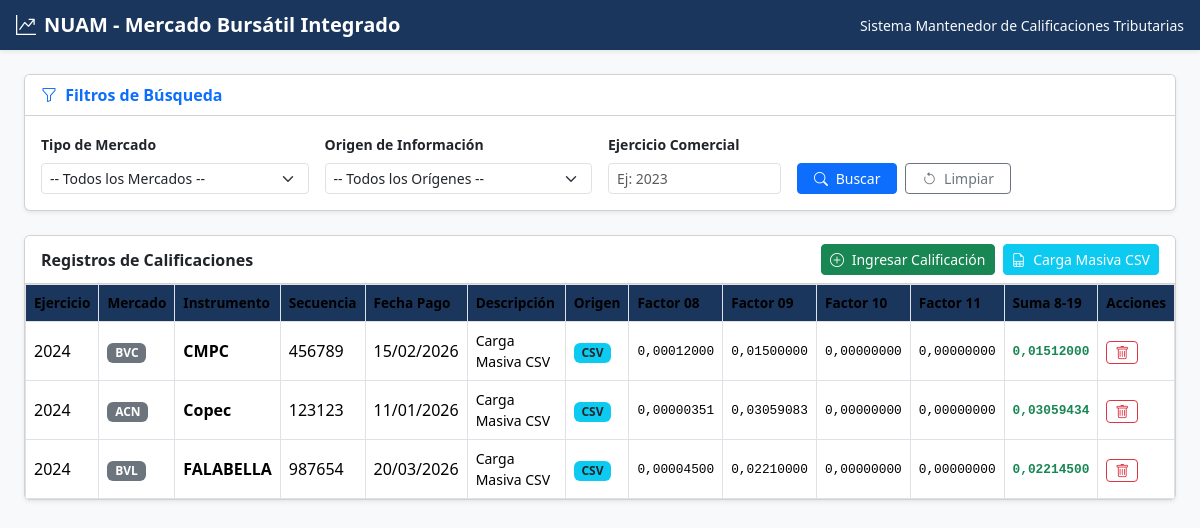
The page / on the database its author committed.
### calificaciones/models.py (models this page shows, shortened)
class CalificacionTributaria(models.Model):
    MERCADO_CHOICES = [
        ('ACN', 'Acciones'),
        ('CFI', 'CFI'),
        ('FM', 'Fondos Mutuos'),
    ]
    ORIGEN_CHOICES = [
        ('BOLSA', 'Bolsa'),
        ('CORREDOR', 'Corredor'),
        ('CSV', 'Archivo CSV'),
    ]
    TIPO_SOCIEDAD_CHOICES = [
        ('A', 'Abierta'),
        ('C', 'Cerrada'),
    ]
    ejercicio = models.IntegerField(help_text="Año comercial, ej: 2023, 2024")
    mercado = models.CharField(max_length=3, choices=MERCADO_CHOICES)
    instrumento = models.CharField(max_length=50, help_text="Nombre o nemotécnico, ej: Copec")
    secuencia_evento = models.BigIntegerField(help_text="Secuencia numérica superior a 10.000")
    numero_dividendo = models.IntegerField(default=0)
    fecha_pago = models.DateField()
    valor_historico = models.DecimalField(max_digits=18, decimal_places=4, default=Decimal('0.0000'))
    tipo_sociedad = models.CharField(max_length=1, choices=TIPO_SOCIEDAD_CHOICES, default='A')
    descripcion = models.CharField(max_length=255)
    acogido_isfut = models.BooleanField(default=False)
    factor_actualizacion = models.DecimalField(max_digits=10, decimal_places=8, default=Decimal('0.00000000'))
    origen = models.CharField(max_length=10, choices=ORIGEN_CHOICES, default='CORREDOR')
    fecha_creacion = models.DateTimeField(auto_now_add=True)
    fecha_modificacion = models.DateTimeField(auto_now=True)
    class Meta:
        unique_together = ('ejercicio', 'mercado', 'instrumento', 'secuencia_evento', 'origen')
        ordering = ['-ejercicio', 'instrumento']

class FactorTributario(models.Model):
    calificacion = models.OneToOneField(
        CalificacionTributaria,
        on_delete=models.CASCADE,
        related_name='factores'
    )
    factor_08 = models.DecimalField(max_digits=18, decimal_places=8, default=Decimal('0.00000000'))
    factor_09 = models.DecimalField(max_digits=18, decimal_places=8, default=Decimal('0.00000000'))
    factor_10 = models.DecimalField(max_digits=18, decimal_places=8, default=Decimal('0.00000000'))
    factor_11 = models.DecimalField(max_digits=18, decimal_places=8, default=Decimal('0.00000000'))
    factor_12 = models.DecimalField(max_digits=18, decimal_places=8, default=Decimal('0.00000000'))
    factor_13 = models.DecimalField(max_digits=18, decimal_places=8, default=Decimal('0.00000000'))
    factor_14 = models.DecimalField(max_digits=18, decimal_places=8, default=Decimal('0.00000000'))
    factor_15 = models.DecimalField(max_digits=18, decimal_places=8, default=Decimal('0.00000000'))
    factor_16 = models.DecimalField(max_digits=18, decimal_places=8, default=Decimal('0.00000000'))
    factor_17 = models.DecimalField(max_digits=18, decimal_places=8, default=Decimal('0.00000000'))
    factor_18 = models.DecimalField(max_digits=18, decimal_places=8, default=Decimal('0.00000000'))
    factor_19 = models.DecimalField(max_digits=18, decimal_places=8, default=Decimal('0.00000000'))
    factor_20 = models.DecimalField(max_digits=18, decimal_places=8, default=Decimal('0.00000000'))
    factor_21 = models.DecimalField(max_digits=18, decimal_places=8, default=Decimal('0.00000000'))
    factor_22 = models.DecimalField(max_digits=18, decimal_places=8, default=Decimal('0.00000000'))
    factor_23 = models.DecimalField(max_digits=18, decimal_places=8, default=Decimal('0.00000000'))
    factor_24 = models.DecimalField(max_digits=18, decimal_places=8, default=Decimal('0.00000000'))
    factor_25 = models.DecimalField(max_digits=18, decimal_places=8, default=Decimal('0.00000000'))
    factor_26 = models.DecimalField(max_digits=18, decimal_places=8, default=Decimal('0.00000000'))
    factor_27 = models.DecimalField(max_digits=18, decimal_places=8, default=Decimal('0.00000000'))
    factor_28 = models.DecimalField(max_digits=18, decimal_places=8, default=Decimal('0.00000000'))
    factor_29 = models.DecimalField(max_digits=18, decimal_places=8, default=Decimal('0.00000000'))
    factor_30 = models.DecimalField(max_digits=18, decimal_places=8, default=Decimal('0.00000000'))
    factor_31 = models.DecimalField(max_digits=18, decimal_places=8, default=Decimal('0.00000000'))
    factor_32 = models.DecimalField(max_digits=18, decimal_places=8, default=Decimal('0.00000000'))
    factor_33 = models.DecimalField(max_digits=18, decimal_places=8, default=Decimal('0.00000000'))
    factor_34 = models.DecimalField(max_digits=18, decimal_places=8, default=Decimal('0.00000000'))
    factor_35 = models.DecimalField(max_digits=18, decimal_places=8, default=Decimal('0.00000000'))
    factor_36 = models.DecimalField(max_digits=18, decimal_places=8, default=Decimal('0.00000000'))
    factor_37 = models.DecimalField(max_digits=18, decimal_places=8, default=Decimal('0.00000000'))
    def suma_factores_principales(self):
        return sum([
            self.factor_08, self.factor_09, self.factor_10, self.factor_11,
            self.factor_12, self.factor_13, self.factor_14, self.factor_15,
            self.factor_16, self.factor_17, self.factor_18, self.factor_19
        ])

### calificaciones/views.py (the view)
# urls.py: path('', views.mantenedor_calificaciones, name='mantenedor'),
def mantenedor_calificaciones(request):
    query = CalificacionTributaria.objects.select_related('factores').all()
    mercado = request.GET.get('mercado')
    origen = request.GET.get('origen')
    ejercicio = request.GET.get('ejercicio')
    if mercado:
        query = query.filter(mercado=mercado)
    if origen:
        query = query.filter(origen=origen)
    if ejercicio:
        query = query.filter(ejercicio=ejercicio)
    context = {
        'calificaciones': query,
        'mercado_sel': mercado or '',
        'origen_sel': origen or '',
        'ejercicio_sel': ejercicio or '',
    }
    return render(request, 'calificaciones/mantenedor.html', context)

### templates/calificaciones/mantenedor.html (shortened to what this page needs)
<!DOCTYPE html>
<html lang="en">
<head>
    <link href="https://cdn.jsdelivr.net/npm/bootstrap@5.3.3/dist/css/bootstrap.min.css" rel="stylesheet">
    <link rel="stylesheet" href="https://cdn.jsdelivr.net/npm/bootstrap-icons@1.11.3/font/bootstrap-icons.min.css">
</head>
<body class="bg-light">
<nav class="navbar navbar-dark bg-primary px-3 shadow-sm" style="background-color: #1a365d !important;">
    <span class="navbar-brand mb-0 h1 fw-bold"><i class="bi bi-graph-up-arrow me-2"></i>NUAM - Mercado Bursátil Integrado</span>
    <span class="text-light small">Sistema Mantenedor de Calificaciones Tributarias</span>
</nav>
<div class="container-fluid py-4 px-4">
    <div class="card shadow-sm mb-4">
        <div class="card-header bg-white fw-bold text-primary">
            <i class="bi bi-funnel me-1"></i> Filtros de Búsqueda
        </div>
        <div class="card-body">
            <form method="GET" action="{% url 'mantenedor' %}" class="row g-3 align-items-end">
                <div class="col-md-3">
                    <label class="form-label small fw-semibold">Tipo de Mercado</label>
                    <select name="mercado" class="form-select form-select-sm">
                        <option value="">-- Todos los Mercados --</option>
                    </select>
                </div>
                <div class="col-md-3">
                    <label class="form-label small fw-semibold">Origen de Información</label>
                    <select name="origen" class="form-select form-select-sm">
                        <option value="">-- Todos los Orígenes --</option>
                    </select>
                </div>
                <div class="col-md-2">
                    <label class="form-label small fw-semibold">Ejercicio Comercial</label>
                    <input type="number" name="ejercicio" class="form-control form-control-sm" placeholder="Ej: 2023" value="{{ ejercicio_sel }}">
                </div>
                <div class="col-md-4 d-flex gap-2">
                    <button type="submit" class="btn btn-primary btn-sm px-3"><i class="bi bi-search me-1"></i> Buscar</button>
                    <a href="{% url 'mantenedor' %}" class="btn btn-outline-secondary btn-sm px-3"><i class="bi bi-arrow-counterclockwise me-1"></i> Limpiar</a>
                </div>
            </form>
        </div>
    </div>
    <div class="card shadow-sm">
        <div class="card-header bg-white d-flex justify-content-between align-items-center py-2">
            <span class="fw-bold text-dark">Registros de Calificaciones</span>
            <div class="d-flex gap-2">
                <button class="btn btn-success btn-sm" data-bs-toggle="modal" data-bs-target="#modalIngreso">
                    <i class="bi bi-plus-circle me-1"></i> Ingresar Calificación
                </button>
                <button class="btn btn-info btn-sm text-white" data-bs-toggle="modal" data-bs-target="#modalCSV">
                    <i class="bi bi-file-earmark-spreadsheet me-1"></i> Carga Masiva CSV
                </button>
            </div>
        </div>
        <div class="card-body p-0">
            <div class="table-responsive">
                <table class="table table-hover table-bordered mb-0 align-middle">
                    <thead>
                        <tr>
                            <th>Ejercicio</th>
                            <th>Mercado</th>
                            <th>Instrumento</th>
                            <th>Secuencia</th>
                            <th>Fecha Pago</th>
                            <th>Descripción</th>
                            <th>Origen</th>
                            <th>Factor 08</th>
                            <th>Factor 09</th>
                            <th>Factor 10</th>
                            <th>Factor 11</th>
                            <th>Suma 8-19</th>
                            <th>Acciones</th>
                        </tr>
                    </thead>
                    <tbody>
                        {% for c in calificaciones %}
                        <tr>
                            <td>{{ c.ejercicio }}</td>
                            <td><span class="badge bg-secondary">{{ c.mercado }}</span></td>
                            <td class="fw-bold">{{ c.instrumento }}</td>
                            <td>{{ c.secuencia_evento }}</td>
                            <td>{{ c.fecha_pago|date:"d/m/Y" }}</td>
                            <td class="small">{{ c.descripcion }}</td>
                            <td>
                                <span class="badge {% if c.origen == 'CORREDOR' %}bg-primary{% elif c.origen == 'BOLSA' %}bg-warning text-dark{% else %}bg-info text-dark{% endif %}">
                                    {{ c.origen }}
                                </span>
                            </td>
                            <td class="factor-col">{{ c.factores.factor_08 }}</td>
                            <td class="factor-col">{{ c.factores.factor_09 }}</td>
                            <td class="factor-col">{{ c.factores.factor_10 }}</td>
                            <td class="factor-col">{{ c.factores.factor_11 }}</td>
                            <td class="factor-col fw-bold text-success">{{ c.factores.suma_factores_principales }}</td>
                            <td>
                                <a href="{% url 'eliminar_calificacion' c.id %}" class="btn btn-outline-danger btn-sm py-0 px-2" onclick="return confirm('¿Confirma eliminar este registro local?');">
                                    <i class="bi bi-trash"></i>
                                </a>
                            </td>
                        </tr>
                        {% empty %}
                        <tr>
                            <td colspan="13" class="text-center py-4 text-muted">
                                <i class="bi bi-info-circle me-1"></i> No se encontraron calificaciones para los filtros seleccionados.
                            </td>
                        </tr>
                        {% endfor %}
                    </tbody>
                </table>
            </div>
        </div>
    </div>
</div>
</body>
</html>

### templates/calificaciones/mantenedor.html (style rules this page uses)
.table-responsive { max-height: 480px; overflow-y: auto; }
thead th { position: sticky; top: 0; background-color: #1a365d !important; color: white; z-index: 10; font-size: 0.85rem; }
.factor-col { font-family: monospace; font-size: 0.8rem; }

### rows shown on the page
CalificacionTributaria: ejercicio "2024", mercado "BVC", instrumento "CMPC", secuencia_evento "456789", fecha_pago "15/02/2026", descripcion "Carga Masiva CSV", origen "CSV", factores.factor_08 "0,00012000", factores.factor_09 "0,01500000", factores.factor_10 "0,00000000", factores.factor_11 "0,00000000", factores.suma_factores_principales "0,01512000"
CalificacionTributaria: ejercicio "2024", mercado "ACN", instrumento "Copec", secuencia_evento "123123", fecha_pago "11/01/2026", descripcion "Carga Masiva CSV", origen "CSV", factores.factor_08 "0,00000351", factores.factor_09 "0,03059083", factores.factor_10 "0,00000000", factores.factor_11 "0,00000000", factores.suma_factores_principales "0,03059434"
CalificacionTributaria: ejercicio "2024", mercado "BVL", instrumento "FALABELLA", secuencia_evento "987654", fecha_pago "20/03/2026", descripcion "Carga Masiva CSV", origen "CSV", factores.factor_08 "0,00004500", factores.factor_09 "0,02210000", factores.factor_10 "0,00000000", factores.factor_11 "0,00000000", factores.suma_factores_principales "0,02214500"
